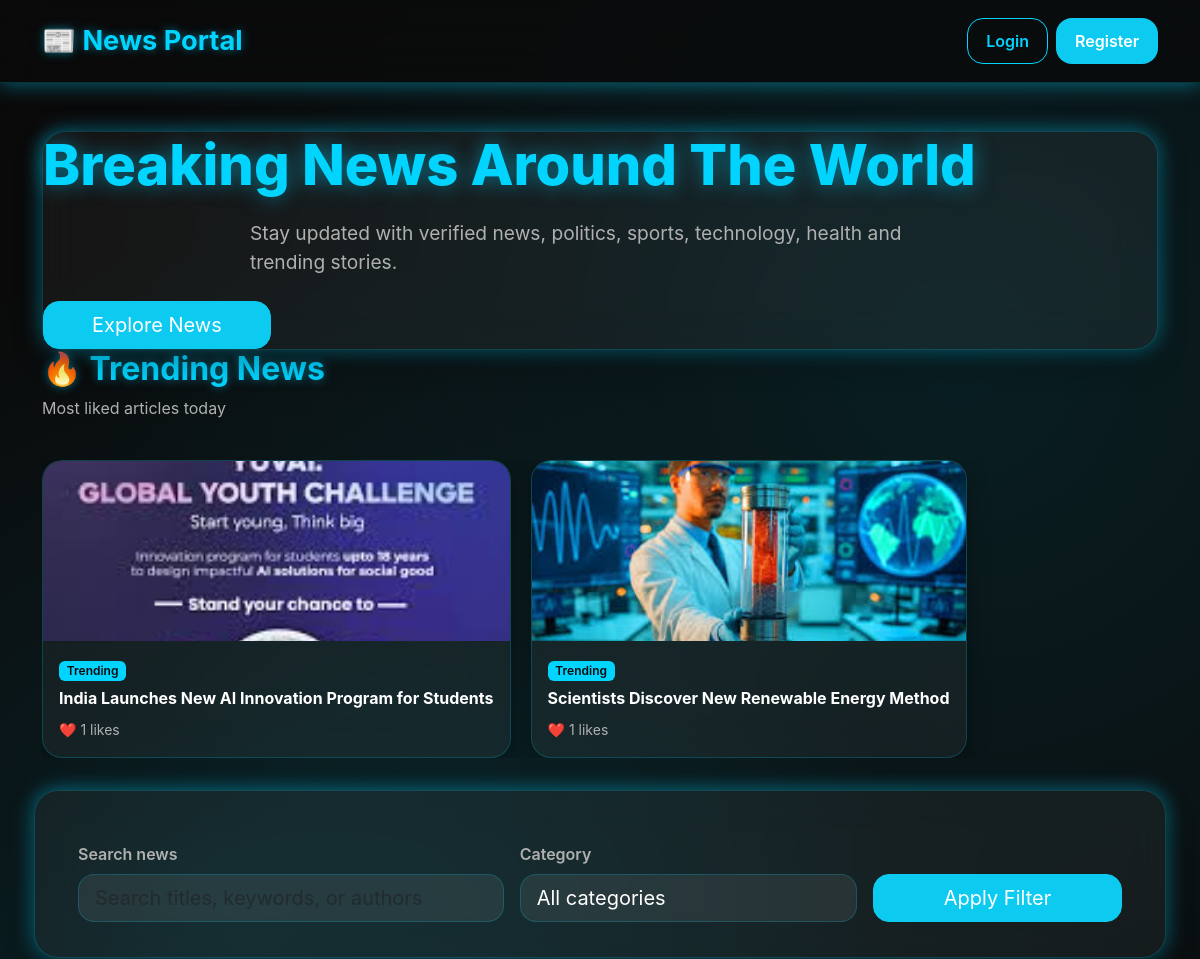
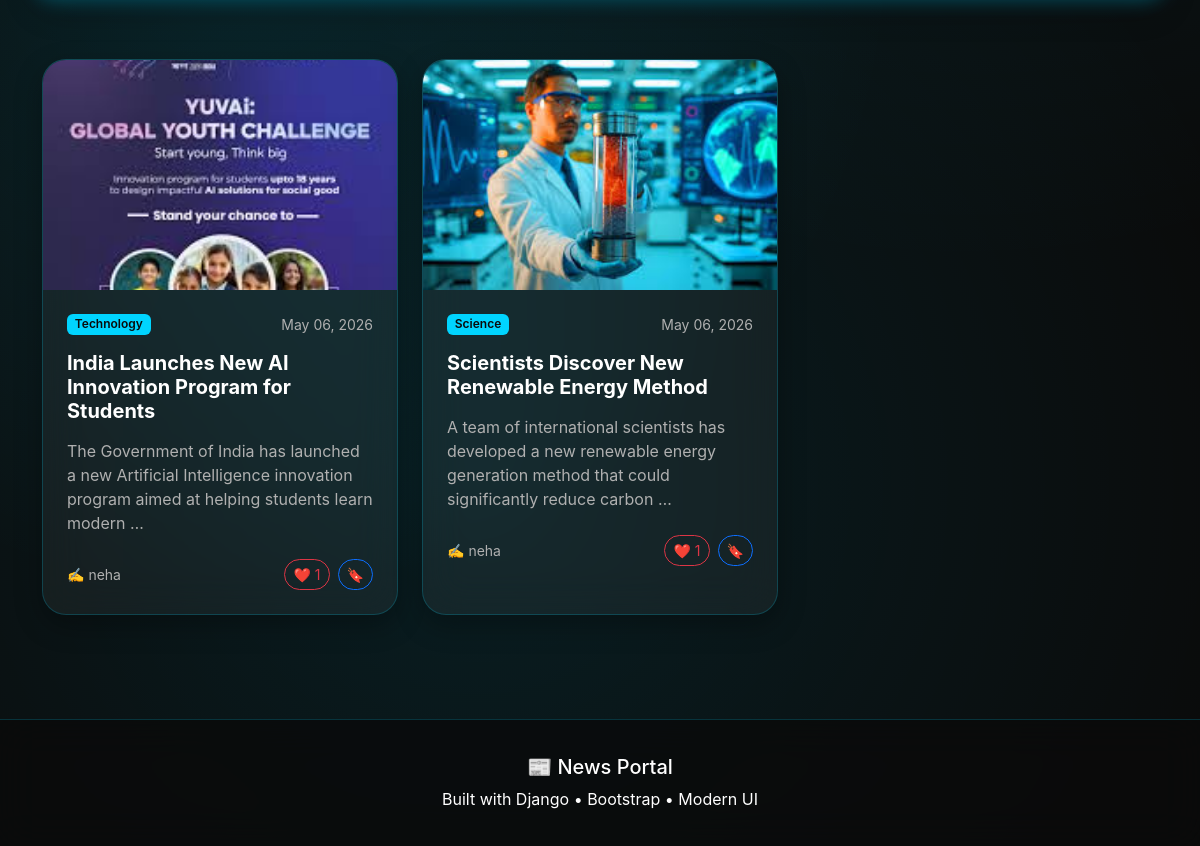
/home/, run on the app's committed database (2 pictures, top to bottom).
### newsapp/models.py (models this page shows, shortened)
class News(models.Model):
    title = models.CharField(max_length=200)
    content = models.TextField()
    image = models.ImageField(upload_to='news/')
    category = models.ForeignKey(Category, on_delete=models.CASCADE)
    author = models.ForeignKey(User, on_delete=models.CASCADE)
    is_approved = models.BooleanField(default=False)
    likes = models.ManyToManyField(User, related_name='liked_news', blank=True)
    created_at = models.DateTimeField(auto_now_add=True)

class Category(models.Model):
    name = models.CharField(max_length=100)
    def __str__(self):
        return self.name

### newsapp/views.py (the view)
# urls.py: path('home/', views.home, name='home'),
def home(request):
    query = request.GET.get('q')
    category = request.GET.get('category')
    news_list = News.objects.filter(is_approved=True)
    if query:
        news_list = news_list.filter(
            Q(title__icontains=query) |
            Q(content__icontains=query)
        )
    if category:
        news_list = news_list.filter(category__name__iexact=category)
    paginator = Paginator(news_list, 6)
    page = request.GET.get('page')
    news = paginator.get_page(page)
    categories = Category.objects.all()
    trending_news = News.objects.filter(is_approved=True).annotate(
        like_count=Count('likes')
    ).order_by('-like_count')[:5]
    bookmarks = []
    if request.user.is_authenticated:
        bookmarks = Bookmark.objects.filter(
            user=request.user
        ).select_related('news')
    return render(request, 'home.html', {
        'news': news,
        'categories': categories,
        'trending_news': trending_news,
        'bookmarks': bookmarks
    })

### templates/home.html (shortened to what this page needs)
{% extends "base.html" %}
{% block content %}
<div class="glass-card hero-section fade-in">
    <h1 class="hero-title">
        Breaking News Around The World
    </h1>
    <p class="hero-text mb-4">
        Stay updated with verified news, politics,
        sports, technology, health and trending stories.
    </p>
    <a href="#news-section"
       class="btn btn-info text-white btn-lg px-5 rounded-pill">
        Explore News
    </a>
</div>
<div class="mb-5">
    <div class="d-flex justify-content-between align-items-center mb-4">
        <div>
            <h2 class="section-title">
                🔥 Trending News
            </h2>
            <p class="section-subtitle">
                Most liked articles today
            </p>
        </div>
    </div>
    <div class="trending-carousel">
        <div class="carousel-container" id="trending-carousel">
            {% for t in trending_news %}
            <div class="trending-card h-100">
                {% if t.image %}
                    <img src="{{ t.image.url }}"
                         class="w-100">
                {% endif %}
                <div class="p-3">
                    <span class="badge mb-2">
                        Trending
                    </span>
                    <h6 class="fw-bold text-white">
                        {{ t.title|truncatewords:8 }}
                    </h6>
                    <small class="text-muted">
                        ❤️ {{ t.likes.count }} likes
                    </small>
                </div>
            </div>
            {% endfor %}
        </div>
    </div>
</div>
<form method="GET"
      class="glass-card search-card row g-3 align-items-end">
    <div class="col-lg-5">
        <label class="form-label fw-semibold">
            Search news
        </label>
        <input type="text"
               name="q"
               value="{{ request.GET.q }}"
               class="form-control form-control-lg"
               placeholder="Search titles, keywords, or authors">
    </div>
    <div class="col-lg-4">
        <label class="form-label fw-semibold">
            Category
        </label>
        <select name="category"
                class="form-select form-select-lg">
            <option value="">All categories</option>
        </select>
    </div>
    <div class="col-lg-3 d-grid">
        <button type="submit"
                class="btn btn-info btn-lg text-white">
            Apply Filter
        </button>
    </div>
</form>
{% if news %}
<div class="row g-4" id="news-section">
    {% for n in news %}
    <div class="col-lg-4 col-md-6">
        <div class="news-card h-100">
            {% if n.image %}
                <img src="{{ n.image.url }}"
                     class="w-100">
            {% endif %}
            <div class="p-4">
                <div class="d-flex justify-content-between mb-3">
                    <span class="badge">
                        {{ n.category }}
                    </span>
                    <small class="text-muted">
                        {{ n.created_at|date:'M d, Y' }}
                    </small>
                </div>
                <h5 class="fw-bold text-white mb-3">
                    {{ n.title }}
                </h5>
                <p class="text-muted">
                    {{ n.content|truncatewords:18 }}
                </p>
                <div class="d-flex justify-content-between align-items-center mt-4">
                    <small class="text-muted">
                        ✍️ {{ n.author.username }}
                    </small>
                    <div class="d-flex gap-2">
                        <a href="/like/{{ n.id }}/"
                           class="btn btn-outline-danger btn-sm rounded-pill">
                            ❤️ {{ n.likes.count }}
                        </a>
                        <a href="/bookmark/{{ n.id }}/"
                           class="btn btn-outline-primary btn-sm rounded-pill">
                            🔖
                        </a>
                    </div>
                </div>
            </div>
        </div>
    </div>
    {% empty %}
    <div class="col-12">
        <div class="alert alert-secondary text-center rounded-4">
            No news found matching your criteria.
        </div>
    </div>
    {% endfor %}
</div>
{% endif %}
{% endblock %}

### templates/base.html (shortened to what this page needs)
<!DOCTYPE html>
<html lang="en">
<head>
    <link href="https://cdn.jsdelivr.net/npm/bootstrap@5.3.0/dist/css/bootstrap.min.css" rel="stylesheet">
    <link rel="stylesheet"
          href="https://cdnjs.cloudflare.com/ajax/libs/font-awesome/6.5.1/css/all.min.css">
</head>
<body>
<nav class="navbar navbar-expand-lg navbar-dark navbar-custom">
    <div class="container">
        <a class="brand-logo" href="/home/">
            📰 News Portal
        </a>
        <div class="ms-auto d-flex gap-2 align-items-center flex-wrap">
            {% if user.is_authenticated %}
                <a href="/home/"
                   class="btn btn-outline-light nav-btn">
                    Home
                </a>
                {% if user.groups.all.0.name == 'Author' %}
                    <a href="/add-news/"
                       class="btn btn-success nav-btn">
                        Add News
                    </a>
                    <a href="/approved-news/"
                        class="btn btn-outline-success nav-btn">
                        Approved News
                    </a>
                    <a href="/pending-news/"
                       class="btn btn-outline-warning nav-btn">
                        Pending News
                    </a>
                {% endif %}
                {% if user.is_superuser %}
                    <a href="/approve-news/"
                       class="btn btn-warning nav-btn">
                        Pending News
                    </a>
                    <a href="/home/"
                       class="btn btn-outline-warning nav-btn">
                        Approved News
                    </a>
                    <a href="/admin-dashboard/"
                       class="btn btn-dark nav-btn">
                        Admin Panel
                    </a>
                {% endif %}
                <a href="/logout/"
                   class="btn btn-danger nav-btn">
                    Logout
                </a>
            {% else %}
                <a href="/accounts/login/"
                   class="btn btn-outline-light nav-btn">
                    Login
                </a>
                <a href="/register/"
                   class="btn btn-info text-white nav-btn">
                    Register
                </a>
            {% endif %}
        </div>
    </div>
</nav>
<div class="container py-4 fade-in">
    {% block content %}{% endblock %}
</div>
<footer class="footer">
    <div class="container">
        <h5>
            📰 News Portal
        </h5>
        <p class="mb-0">
            Built with Django • Bootstrap • Modern UI
        </p>
    </div>
</footer>
</body>
</html>

### data on the page
News: image (picture), title "India Launches New AI Innovation Program for Students", likes.count "1", category "Technology", created_at "May 06, 2026", content "The Government of India has launched a new Artificial Intelligence innovation program aimed at helping students learn modern …", author.username "neha"
News: image (picture), title "Scientists Discover New Renewable Energy Method", likes.count "1", category "Science", created_at "May 06, 2026", content "A team of international scientists has developed a new renewable energy generation method that could significantly reduce carbon …", author.username "neha"
